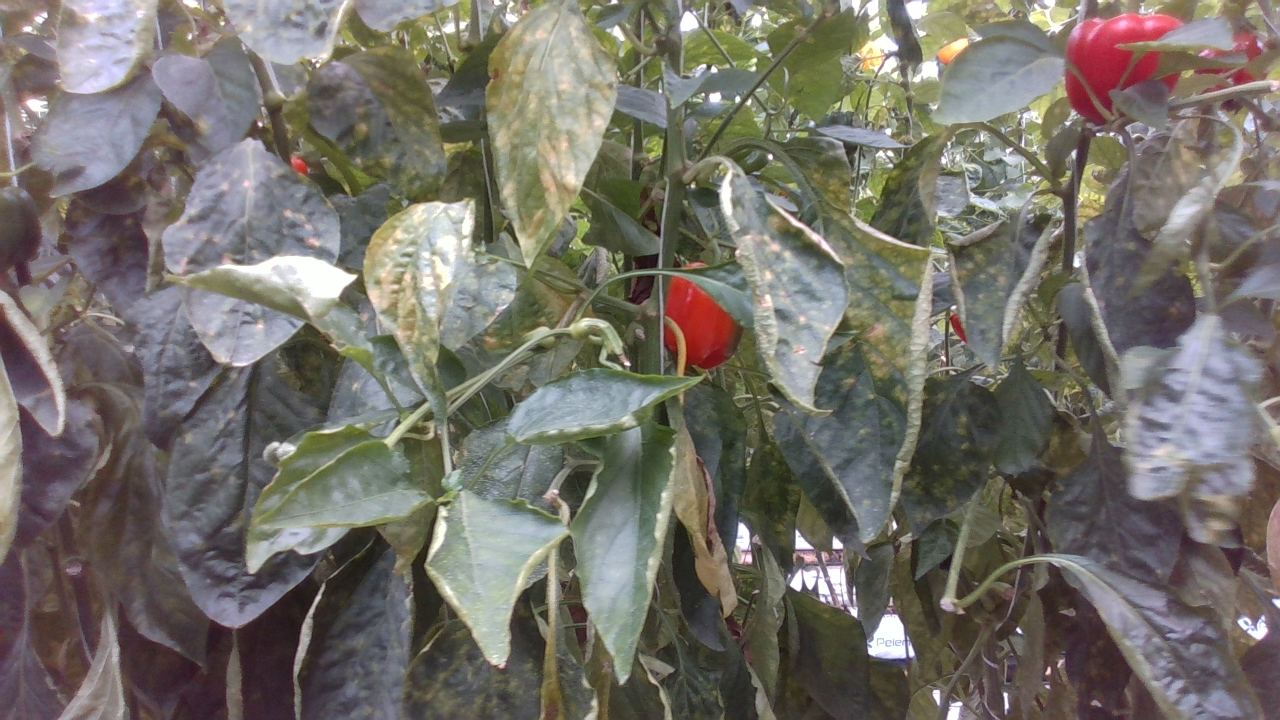
#> input picture 00de04a9913eaa3cdf03210f215bbb1a.png, 1280 x 720 px, found by its file name
$ python CreateImage.py
#> lines starting #> are read from the running program, lines starting #| are printed output that depends on the picture; pictures that were not available may be replaced by others from this repository, and a replacement may not be noted
import cv2
import numpy as np

"""
Tool to create a side-by-side image comparison with text overlaid on each image.
This script loads two images, resizes them to the same height, and stacks them horizontally.
It then overlays text on each image to label them and saves the final image.
"""

# Read two images
image1 = cv2.imread('00de04a9913eaa3cdf03210f215bbb1a.png')
#> image1 is the input picture: shape (720, 1280, 3); mean B, G, R 104.4, 112, 116.2
image2 = cv2.imread('frame1450output.jpg')
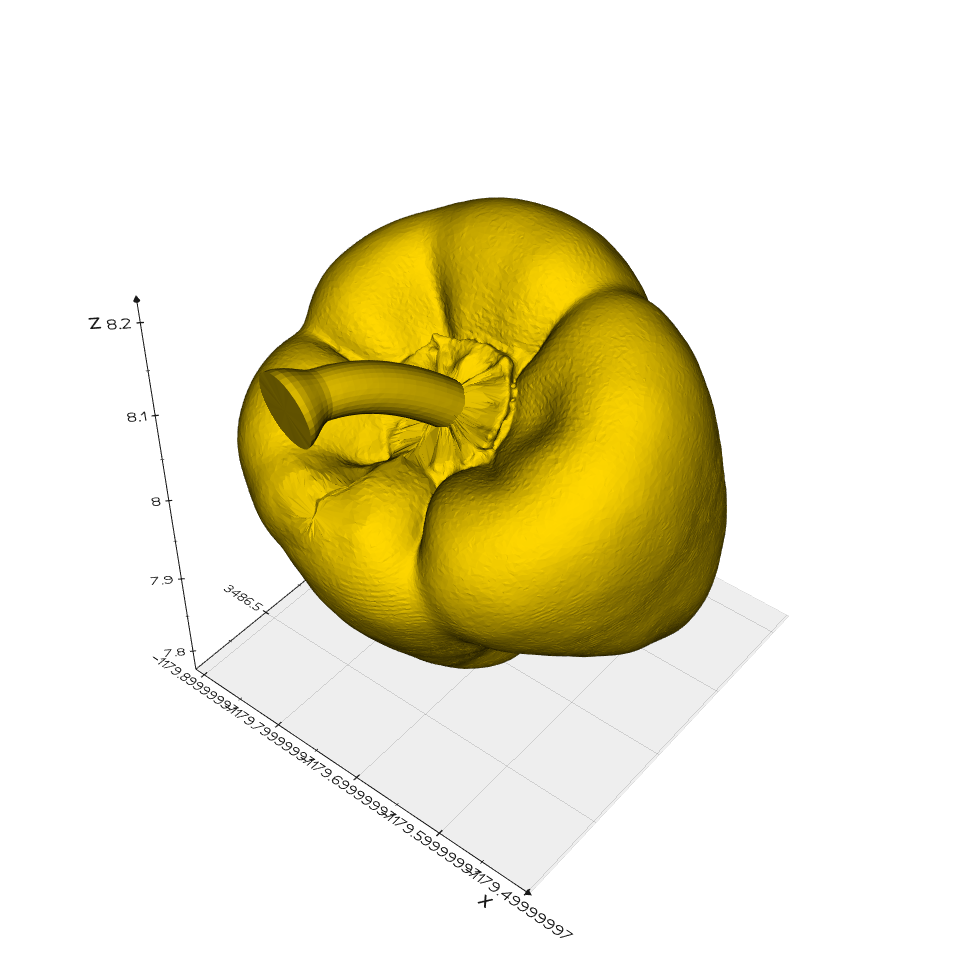
#> input picture aligned_3d_model.png, 960 x 960 px, given in place of frame1450output.jpg, which was not available
#> image2 is the input picture: shape (960, 960, 3); mean B, G, R 204, 232.2, 237.4

# Resize images to the same height if they differ
height1, width1 = image1.shape[:2]
#> height1 = 720; width1 = 1280
height2, width2 = image2.shape[:2]
#> height2 = 960; width2 = 960

# Find the maximum height of the two images
max_height = max(height1, height2)
#> max_height = 960

# Scale images to the same height if they are not already
if height1 != max_height:
    scale_ratio = max_height / height1
#> scale_ratio = 1.33
    image1 = cv2.resize(image1, None, fx=scale_ratio, fy=scale_ratio, interpolation=cv2.INTER_LINEAR)
#> image1: shape (960, 1707, 3)
elif height2 != max_height:
    scale_ratio = max_height / height2
    image2 = cv2.resize(image2, None, fx=scale_ratio, fy=scale_ratio, interpolation=cv2.INTER_LINEAR)

# Stack images horizontally
hstacked_images = np.hstack((image1, image2))
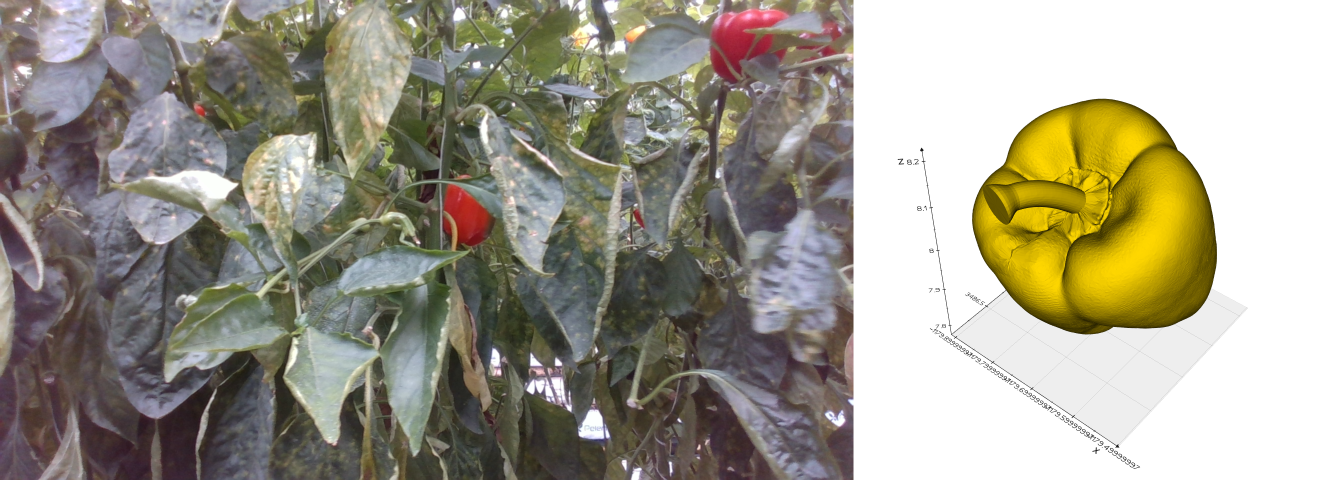
#> hstacked_images: shape (960, 2667, 3) (shown at 1/2 size); mean B, G, R 140.2, 155.2, 159.8

# Set text properties
font = cv2.FONT_HERSHEY_SIMPLEX
font_scale = 8 # Adjust the scale according to your image size
font_color = (255, 255, 255)  # White color for the text
thickness = 8 # Thickness of the text
border_thickness = 40  # Thickness for the black border
text1 = "Dataset image"
text2 = "Glass house image"

# Calculate text width & height to center the text
(text_width1, text_height1), _ = cv2.getTextSize(text1, font, font_scale, thickness)
(text_width2, text_height2), _ = cv2.getTextSize(text2, font, font_scale, thickness)

# Calculate the X position for text to be centered on each image
x1 = int((image1.shape[1] - text_width1) / 2)
#> x1 = -62
x2 = int(image1.shape[1] + (image2.shape[1] - text_width2) / 2)
#> x2 = 983

# Position the Y for the text to be on the top portion of each image
y_offset = 250
y = y_offset

# Draw the text with a black border
cv2.putText(hstacked_images, text1, (x1, y), font, font_scale, (0, 0, 0), border_thickness)
cv2.putText(hstacked_images, text2, (x2, y), font, font_scale, (0, 0, 0), border_thickness)

# Then draw the text again with the original settings on top
cv2.putText(hstacked_images, text1, (x1, y), font, font_scale, font_color, thickness)
cv2.putText(hstacked_images, text2, (x2, y), font, font_scale, font_color, thickness)
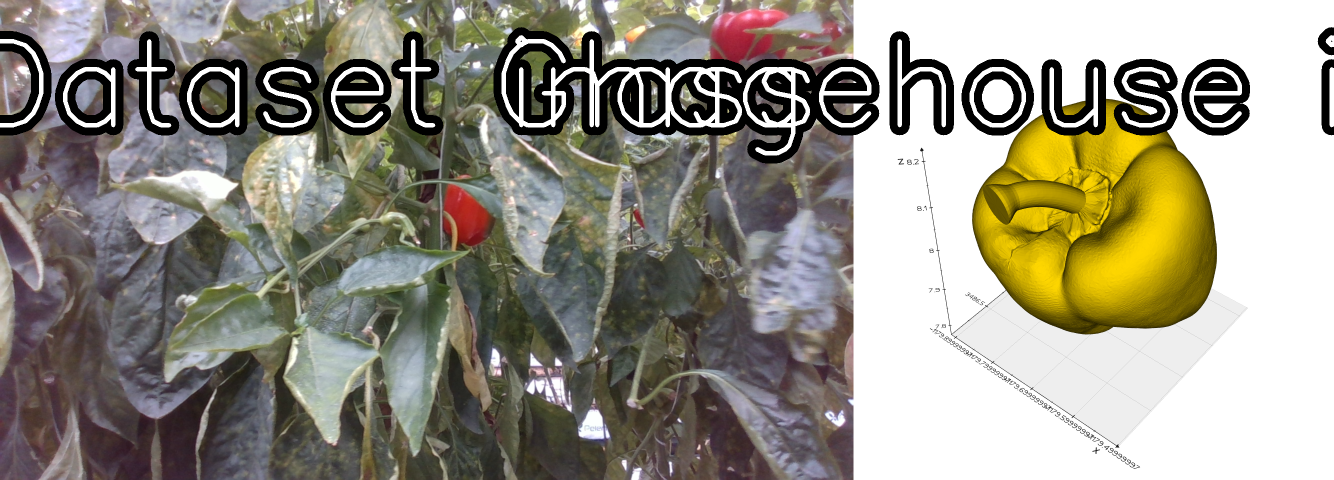
#> hstacked_images: shape (960, 2667, 3) (shown at 1/2 size); mean B, G, R 131, 144.3, 148.5

# Save the final image with text overlaid
cv2.imwrite('Combined_with_text_border.png', hstacked_images)
cv2.destroyAllWindows()
